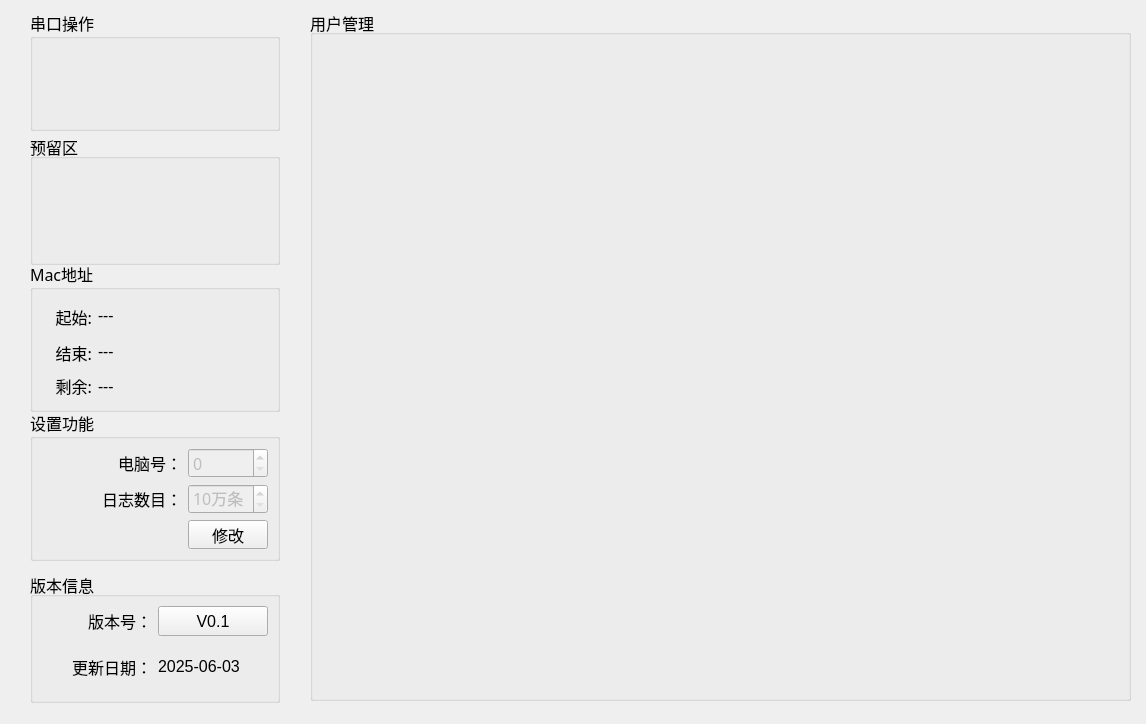
<?xml version="1.0" encoding="UTF-8"?>
<ui version="4.0">
 <class>Setup_MainWid</class>
 <widget class="QWidget" name="Setup_MainWid">
  <property name="geometry">
   <rect>
    <x>0</x>
    <y>0</y>
    <width>1146</width>
    <height>724</height>
   </rect>
  </property>
  <property name="windowTitle">
   <string>Form</string>
  </property>
  <widget class="QGroupBox" name="groupBox_5">
   <property name="geometry">
    <rect>
     <x>310</x>
     <y>10</y>
     <width>821</width>
     <height>691</height>
    </rect>
   </property>
   <property name="font">
    <font>
     <pointsize>12</pointsize>
    </font>
   </property>
   <property name="title">
    <string>用户管理</string>
   </property>
   <layout class="QGridLayout" name="gridLayout_4">
    <property name="leftMargin">
     <number>0</number>
    </property>
    <property name="topMargin">
     <number>0</number>
    </property>
    <property name="rightMargin">
     <number>0</number>
    </property>
    <item row="0" column="0">
     <widget class="QStackedWidget" name="stackedWid">
      <property name="font">
       <font>
        <pointsize>12</pointsize>
       </font>
      </property>
     </widget>
    </item>
   </layout>
  </widget>
  <widget class="QGroupBox" name="groupBox_6">
   <property name="geometry">
    <rect>
     <x>30</x>
     <y>134</y>
     <width>250</width>
     <height>131</height>
    </rect>
   </property>
   <property name="maximumSize">
    <size>
     <width>250</width>
     <height>200</height>
    </size>
   </property>
   <property name="font">
    <font>
     <pointsize>12</pointsize>
    </font>
   </property>
   <property name="title">
    <string>预留区</string>
   </property>
  </widget>
  <widget class="QGroupBox" name="groupBox_3">
   <property name="geometry">
    <rect>
     <x>30</x>
     <y>10</y>
     <width>250</width>
     <height>121</height>
    </rect>
   </property>
   <property name="minimumSize">
    <size>
     <width>0</width>
     <height>80</height>
    </size>
   </property>
   <property name="maximumSize">
    <size>
     <width>250</width>
     <height>200</height>
    </size>
   </property>
   <property name="font">
    <font>
     <family>微软雅黑</family>
     <pointsize>12</pointsize>
    </font>
   </property>
   <property name="title">
    <string>串口操作</string>
   </property>
   <layout class="QGridLayout" name="gridLayout">
    <item row="0" column="0">
     <widget class="QWidget" name="deWid" native="true">
      <property name="minimumSize">
       <size>
        <width>0</width>
        <height>70</height>
       </size>
      </property>
      <property name="font">
       <font>
        <family>微软雅黑</family>
        <pointsize>12</pointsize>
       </font>
      </property>
     </widget>
    </item>
   </layout>
  </widget>
  <widget class="QGroupBox" name="groupBox_4">
   <property name="geometry">
    <rect>
     <x>30</x>
     <y>261</y>
     <width>250</width>
     <height>151</height>
    </rect>
   </property>
   <property name="maximumSize">
    <size>
     <width>250</width>
     <height>200</height>
    </size>
   </property>
   <property name="font">
    <font>
     <family>微软雅黑</family>
     <pointsize>12</pointsize>
    </font>
   </property>
   <property name="title">
    <string>Mac地址</string>
   </property>
   <layout class="QGridLayout" name="gridLayout_3">
    <item row="1" column="0">
     <widget class="QLabel" name="label_12">
      <property name="minimumSize">
       <size>
        <width>0</width>
        <height>35</height>
       </size>
      </property>
      <property name="maximumSize">
       <size>
        <width>50</width>
        <height>16777215</height>
       </size>
      </property>
      <property name="font">
       <font>
        <family>微软雅黑</family>
        <pointsize>12</pointsize>
       </font>
      </property>
      <property name="text">
       <string>结束:</string>
      </property>
      <property name="alignment">
       <set>Qt::AlignRight|Qt::AlignTrailing|Qt::AlignVCenter</set>
      </property>
     </widget>
    </item>
    <item row="0" column="1" colspan="2">
     <widget class="QLabel" name="startMacLab">
      <property name="font">
       <font>
        <family>宋体</family>
        <pointsize>12</pointsize>
       </font>
      </property>
      <property name="text">
       <string>---</string>
      </property>
     </widget>
    </item>
    <item row="0" column="0">
     <widget class="QLabel" name="label_11">
      <property name="minimumSize">
       <size>
        <width>0</width>
        <height>35</height>
       </size>
      </property>
      <property name="maximumSize">
       <size>
        <width>50</width>
        <height>16777215</height>
       </size>
      </property>
      <property name="font">
       <font>
        <family>微软雅黑</family>
        <pointsize>12</pointsize>
       </font>
      </property>
      <property name="text">
       <string>起始:</string>
      </property>
      <property name="alignment">
       <set>Qt::AlignRight|Qt::AlignTrailing|Qt::AlignVCenter</set>
      </property>
     </widget>
    </item>
    <item row="1" column="1" colspan="2">
     <widget class="QLabel" name="endMacLab">
      <property name="font">
       <font>
        <family>宋体</family>
        <pointsize>12</pointsize>
       </font>
      </property>
      <property name="text">
       <string>---</string>
      </property>
     </widget>
    </item>
    <item row="2" column="0">
     <widget class="QLabel" name="label_13">
      <property name="minimumSize">
       <size>
        <width>0</width>
        <height>30</height>
       </size>
      </property>
      <property name="maximumSize">
       <size>
        <width>50</width>
        <height>16777215</height>
       </size>
      </property>
      <property name="font">
       <font>
        <family>微软雅黑</family>
        <pointsize>12</pointsize>
       </font>
      </property>
      <property name="text">
       <string>剩余:</string>
      </property>
      <property name="alignment">
       <set>Qt::AlignRight|Qt::AlignTrailing|Qt::AlignVCenter</set>
      </property>
     </widget>
    </item>
    <item row="2" column="1" colspan="2">
     <widget class="QLabel" name="cntMacLab">
      <property name="font">
       <font>
        <family>宋体</family>
        <pointsize>12</pointsize>
       </font>
      </property>
      <property name="text">
       <string>---</string>
      </property>
     </widget>
    </item>
   </layout>
  </widget>
  <widget class="QGroupBox" name="groupBox">
   <property name="geometry">
    <rect>
     <x>30</x>
     <y>572</y>
     <width>250</width>
     <height>131</height>
    </rect>
   </property>
   <property name="maximumSize">
    <size>
     <width>250</width>
     <height>200</height>
    </size>
   </property>
   <property name="font">
    <font>
     <pointsize>12</pointsize>
    </font>
   </property>
   <property name="title">
    <string>版本信息</string>
   </property>
   <layout class="QGridLayout" name="gridLayout_2">
    <item row="1" column="2">
     <widget class="QLabel" name="label_date">
      <property name="font">
       <font>
        <pointsize>12</pointsize>
       </font>
      </property>
      <property name="text">
       <string>2025-06-03</string>
      </property>
     </widget>
    </item>
    <item row="0" column="0">
     <widget class="QLabel" name="label">
      <property name="font">
       <font>
        <pointsize>12</pointsize>
       </font>
      </property>
      <property name="text">
       <string>版本号：</string>
      </property>
      <property name="alignment">
       <set>Qt::AlignRight|Qt::AlignTrailing|Qt::AlignVCenter</set>
      </property>
     </widget>
    </item>
    <item row="1" column="0">
     <widget class="QLabel" name="label_3">
      <property name="font">
       <font>
        <pointsize>12</pointsize>
       </font>
      </property>
      <property name="text">
       <string>更新日期：</string>
      </property>
      <property name="alignment">
       <set>Qt::AlignRight|Qt::AlignTrailing|Qt::AlignVCenter</set>
      </property>
     </widget>
    </item>
    <item row="0" column="2">
     <widget class="QPushButton" name="verBtn">
      <property name="minimumSize">
       <size>
        <width>100</width>
        <height>30</height>
       </size>
      </property>
      <property name="font">
       <font>
        <pointsize>12</pointsize>
       </font>
      </property>
      <property name="text">
       <string>V0.1</string>
      </property>
     </widget>
    </item>
   </layout>
  </widget>
  <widget class="QGroupBox" name="groupBox_2">
   <property name="geometry">
    <rect>
     <x>30</x>
     <y>410</y>
     <width>250</width>
     <height>151</height>
    </rect>
   </property>
   <property name="minimumSize">
    <size>
     <width>0</width>
     <height>0</height>
    </size>
   </property>
   <property name="maximumSize">
    <size>
     <width>250</width>
     <height>200</height>
    </size>
   </property>
   <property name="font">
    <font>
     <family>微软雅黑</family>
     <pointsize>12</pointsize>
    </font>
   </property>
   <property name="title">
    <string>设置功能</string>
   </property>
   <layout class="QGridLayout" name="gridLayout_5">
    <item row="0" column="0">
     <widget class="QLabel" name="label_16">
      <property name="font">
       <font>
        <family>微软雅黑</family>
        <pointsize>12</pointsize>
       </font>
      </property>
      <property name="text">
       <string>电脑号：</string>
      </property>
      <property name="alignment">
       <set>Qt::AlignRight|Qt::AlignTrailing|Qt::AlignVCenter</set>
      </property>
     </widget>
    </item>
    <item row="0" column="1">
     <widget class="QSpinBox" name="pcNumSpin">
      <property name="enabled">
       <bool>false</bool>
      </property>
      <property name="font">
       <font>
        <family>微软雅黑</family>
        <pointsize>12</pointsize>
       </font>
      </property>
      <property name="styleSheet">
       <string notr="true"/>
      </property>
      <property name="maximum">
       <number>9</number>
      </property>
     </widget>
    </item>
    <item row="1" column="0">
     <widget class="QLabel" name="label_15">
      <property name="font">
       <font>
        <family>微软雅黑</family>
        <pointsize>12</pointsize>
       </font>
      </property>
      <property name="text">
       <string>日志数目：</string>
      </property>
      <property name="alignment">
       <set>Qt::AlignRight|Qt::AlignTrailing|Qt::AlignVCenter</set>
      </property>
     </widget>
    </item>
    <item row="1" column="1">
     <widget class="QSpinBox" name="logCountSpin">
      <property name="enabled">
       <bool>false</bool>
      </property>
      <property name="font">
       <font>
        <family>微软雅黑</family>
        <pointsize>12</pointsize>
       </font>
      </property>
      <property name="suffix">
       <string>万条</string>
      </property>
      <property name="minimum">
       <number>10</number>
      </property>
     </widget>
    </item>
    <item row="2" column="0">
     <spacer name="horizontalSpacer_2">
      <property name="font">
       <font>
        <family>微软雅黑</family>
        <pointsize>12</pointsize>
       </font>
      </property>
      <property name="orientation">
       <enum>Qt::Horizontal</enum>
      </property>
      <property name="sizeHint" stdset="0">
       <size>
        <width>92</width>
        <height>20</height>
       </size>
      </property>
     </spacer>
    </item>
    <item row="2" column="1">
     <widget class="QPushButton" name="pcBtn">
      <property name="font">
       <font>
        <family>微软雅黑</family>
        <pointsize>12</pointsize>
       </font>
      </property>
      <property name="text">
       <string>修改</string>
      </property>
     </widget>
    </item>
   </layout>
  </widget>
 </widget>
 <resources/>
 <connections/>
</ui>
